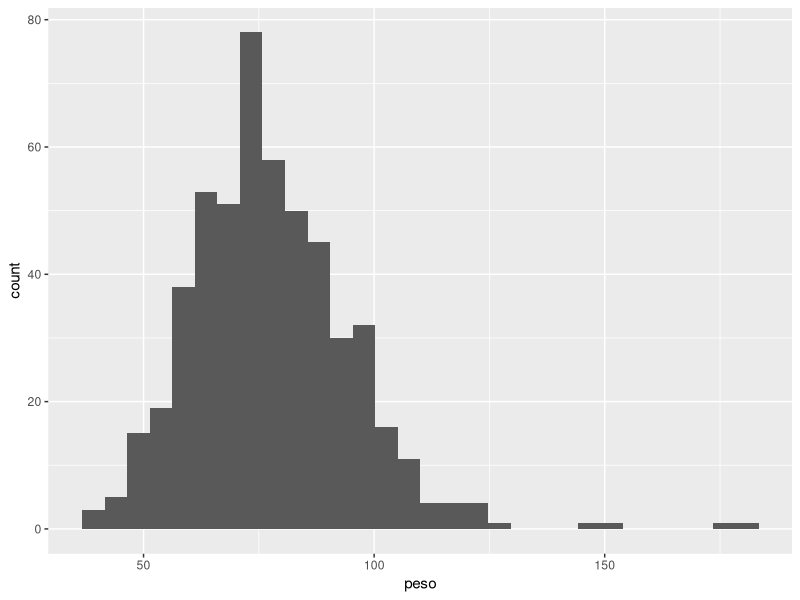
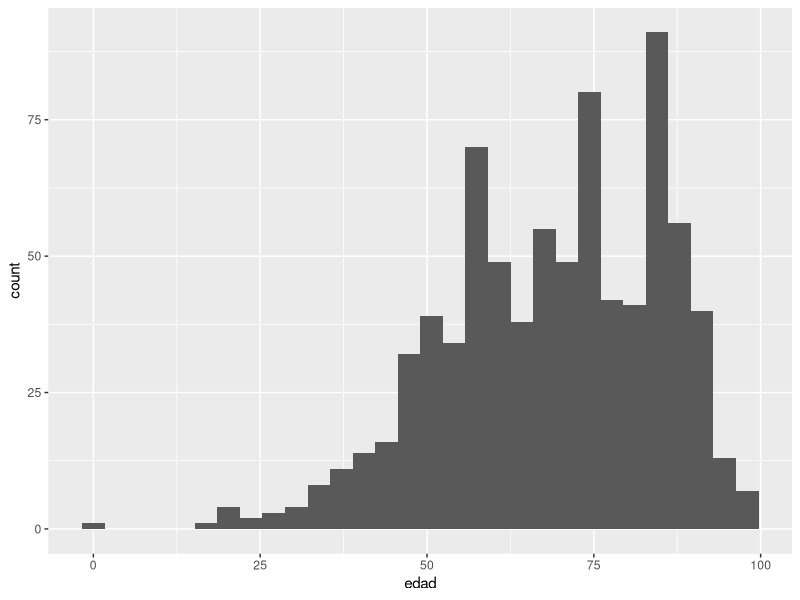
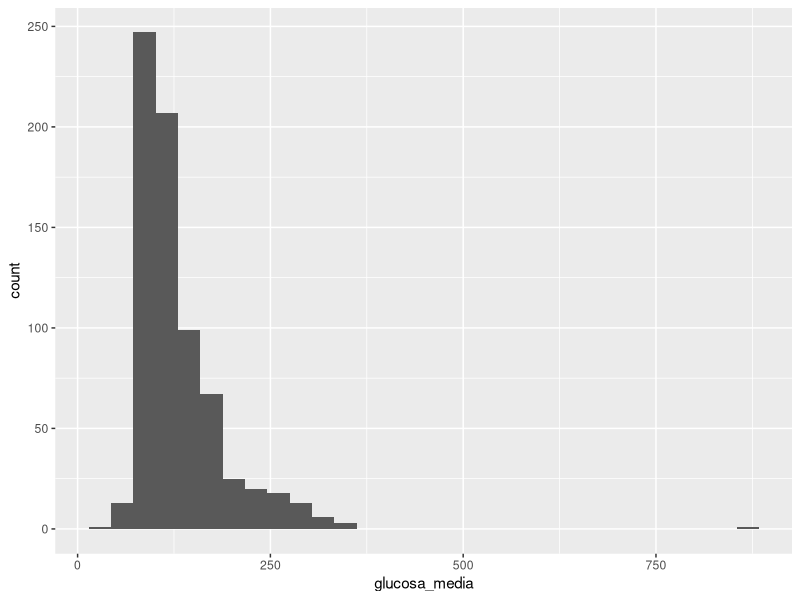
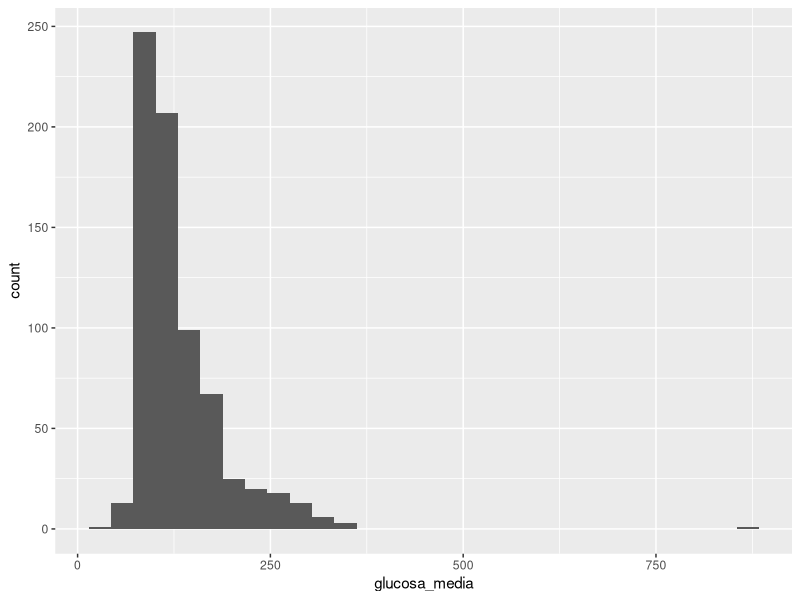
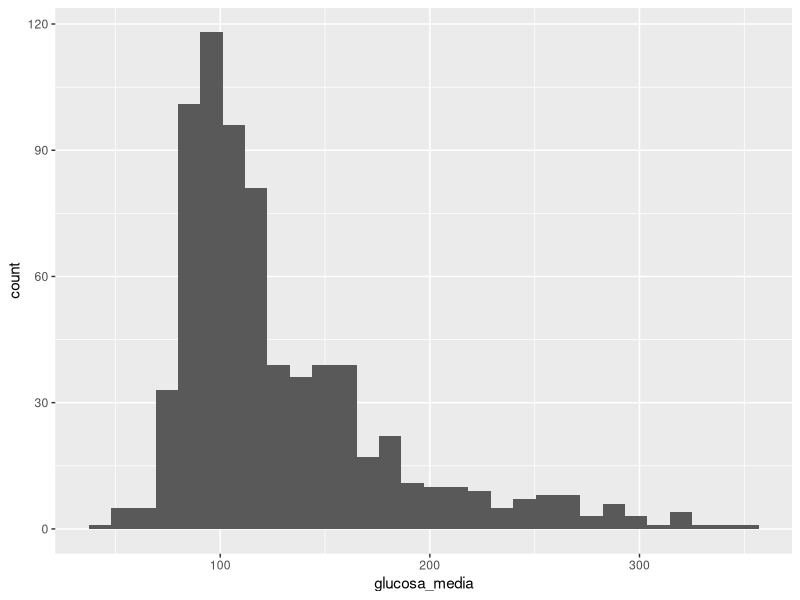
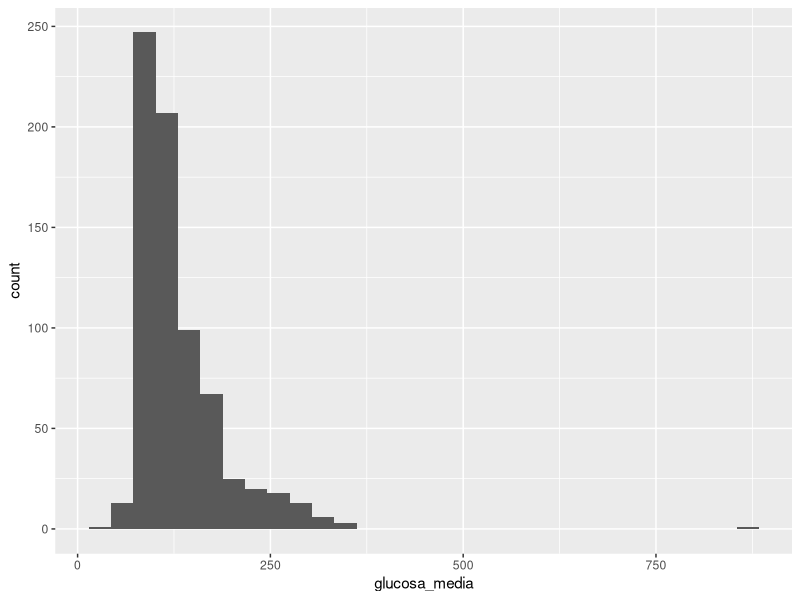
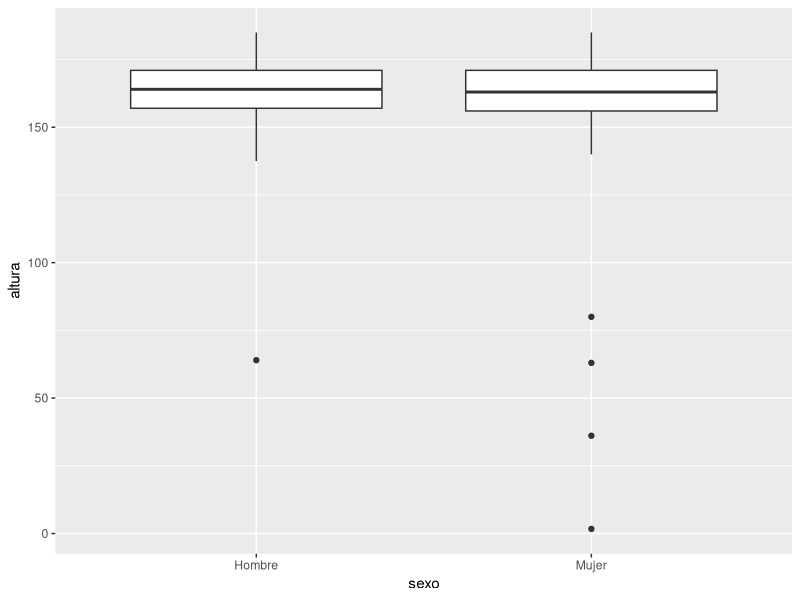
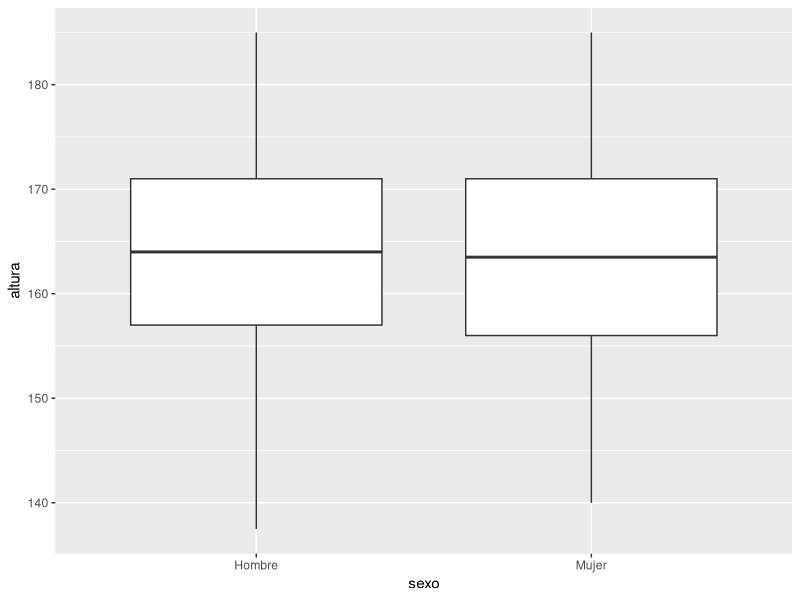

The R script that drew these images, in order:
library(tidyverse)

setwd("~/CursoR/")

tratamientos <- read_csv("Tratamientos_habituales.csv")

tratamientos %>% 
  pivot_longer(trat_habitual_opc___1:trat_habitual_opc___99,names_to = "Variable", values_to = "Tratamiento") %>% 
  drop_na(Tratamiento) %>% 
  group_by(Tratamiento) %>% 
  summarise(Numero = n()) %>% 
  View()

tratamientos %>% 
  pivot_longer(starts_with("trat_habitual_opc"),names_to = "Variable", values_to = "Tratamiento") %>% 
  drop_na(Tratamiento) %>% 
  group_by(Tratamiento) %>% 
  summarise(Numero = n()) %>% 
  View()

comorbilidades <- read_csv("Comorbilidades.csv")

comorbilidades %>% 
  pivot_longer(starts_with("fact_riesgo_com"), names_to = "Variable",values_to = "Comorbilidad") %>% 
  drop_na(Comorbilidad) %>% select(record_id, Comorbilidad)

radiologia <- read_csv("Radiologia.csv")

patron_radio <-radiologia %>% 
  select(record_id,redcap_repeat_instance,starts_with("patron_radio")) %>% 
  pivot_longer(starts_with("patron_"), names_to = "Variable",values_to = "PatronRadiologico") %>% 
  drop_na(PatronRadiologico)

radio_tipo <- radiologia %>% 
  select(record_id, redcap_repeat_instance, starts_with("radio_tipo")) %>% 
  pivot_longer(starts_with("radio_tipo"), names_to = "Variable",values_to = "RadioTipo") %>% 
  drop_na(RadioTipo) %>% 
  select(-Variable)


### Ejercicios con Join

ingresos <- read_csv("Ingreso.csv")
outcome <- read_csv("Outcome.csv")


ingresos %>%
  select(-starts_with("redcap"),-ingreso_complete) %>%
  left_join(outcome) %>% 
  View()

ingresos %>% 
  inner_join(outcome, by = "record_id") %>% View()


###Ejercicio1 1.	Combina la tabla de ingreso con las comorbilidades calculadas anteriormente. 
##                Calcula la frecuencia total de cada comorbilidad por sexo.

comor_long <- comorbilidades %>% 
  pivot_longer(starts_with("fact_riesgo_com"), names_to = "Variable",values_to = "Comorbilidad") %>% 
  drop_na(Comorbilidad) %>% select(record_id, Comorbilidad)

ingresos %>% 
  inner_join(comor_long ,by = "record_id") %>% 
  group_by(sexo , Comorbilidad) %>% 
  summarise(Total = n()) %>% View()

#### Ejercicio2 2.	Combina la tabla de ingreso con los tratamientos habituales.
##                  Calcula la frecuencia total de cada tratamiento por sexo.

trat_long <- tratamientos %>% 
  pivot_longer(starts_with("trat_habitual_opc"), names_to = "Variable", values_to = "Tratamiento") %>% 
  drop_na(Tratamiento)

ingresos %>% 
  inner_join(trat_long ,by = "record_id") %>% 
  group_by(sexo,Tratamiento) %>% 
  summarise(Total = n()) %>% View()


ingresos %>% 
  group_by(sexo) %>%
  mutate(TotalPacientes = n()) %>% 
  ungroup() %>% 
  inner_join(trat_long ,by = "record_id") %>%
  group_by(sexo,Tratamiento,TotalPacientes) %>% 
  summarise(Total = n()) %>% 
  ungroup() %>% 
  mutate(frecuencia = 100* Total / TotalPacientes) %>% 
  View()


### Ejercicio 3 3.	Combina las tablas de Ingreso y Outcome y 
##                  calcula el numero de exitus en cada grupo de genero.

ingresos %>% 
  inner_join(outcome ,by = "record_id") %>% 
  filter(grepl("Exitus",outcomefinal)) %>% 
  group_by(sexo) %>% 
  summarise(Total = n()) %>% View()

ingresos %>% 
  inner_join(... ,by = "record_id") %>% 
  filter(outcomefinal =="Exitus" | outcomefinal == "Exitus LTE") %>% 
  group_by(...) %>% 
  summarise(Total = n()) %>% View()



#### Ejercicios ggplot1

### Ejercicio1 •	Representa el histograma de las edades de Ingreso: primero hombres y luego mujeres.

ingresos %>% 
  filter(peso > 20 & peso < 300) %>% 
  ggplot(aes(x = peso)) + geom_histogram() 

ingresos %>% 
  separate(fecha_nac,into = c("ano_nac","mes_nac","dia_nac"),sep = "-") %>% 
  separate(ingreso_fecha, into = c("ano_in","mes_in","dia_in"), sep ="-") %>% 
  separate(dia_in, into = c("dia_in","hora_in"), sep = " ") %>% 
  mutate(edad = as.numeric(ano_in)-as.numeric(ano_nac)) %>% 
  ggplot(aes(x = edad)) + geom_histogram()
  
### Ejercicio 2•	Representa el histograma de la media de la glucosa  de cada paciente

bioquimica <- read_csv("Bioquimica.csv")

bioquimica %>% 
  group_by(record_id) %>% 
  summarise(glucosa_media = mean(glucosa,na.rm = TRUE)) %>% 
  ggplot(aes(x=glucosa_media)) + geom_histogram()

bioquimica %>%
  drop_na(glucosa) %>% 
  group_by(record_id) %>% 
  summarise(glucosa_media = mean(glucosa)) %>% 
  ggplot(aes(x=glucosa_media)) + geom_histogram()

bioquimica %>%
  filter(glucosa < 500) %>% 
  filter(!is.na(glucosa)) %>% 
  group_by(record_id) %>% 
  summarise(glucosa_media = mean(glucosa)) %>% 
  ggplot(aes(x=glucosa_media)) + geom_histogram()


bioquimica %>%
  drop_na(glucosa) %>% 
  group_by(record_id) %>% 
  summarise(glucosa_media = mean(glucosa)) %>% 
  ggplot() + geom_histogram(aes(x=glucosa_media))


### Ejercicio 3 •	Representa en un boxplot las alturas de cada sexo (elimina los outliers).

ingresos %>% 
  ggplot(aes(x = sexo, y = altura)) + geom_boxplot()
ingresos %>% 
  filter(altura > 100 & altura < 300) %>% 
  ggplot(aes(x=sexo, y = altura)) + geom_boxplot()
ingresos %>% 
  filter(altura > 100 & altura < 300) %>% 
  ggplot(aes(x=sexo, y = altura)) + geom_dotplot(binaxis = "y", stackdir = "center")

#### Ejercicio 4 •	Representa en un boxplot las creatininas por cada grupo de outcome

bioquimica %>% 
  inner_join(outcome, by ="record_id") %>% 
  drop_na(creatinina) %>% 
  drop_na(outcomefinal) %>%
  mutate(creatinina = gsub(pattern = ",",replacement = ".",creatinina)) %>% ### Tenemos que cambiar el separador decimal "," por un ".". 
  mutate(creatinina = as.numeric(creatinina)) %>%   #### Es un principio creatinina es un character y tenemos que cambiarle de tipo
  ggplot(aes(x=outcomefinal, y = creatinina, fill = outcomefinal)) + geom_boxplot()





